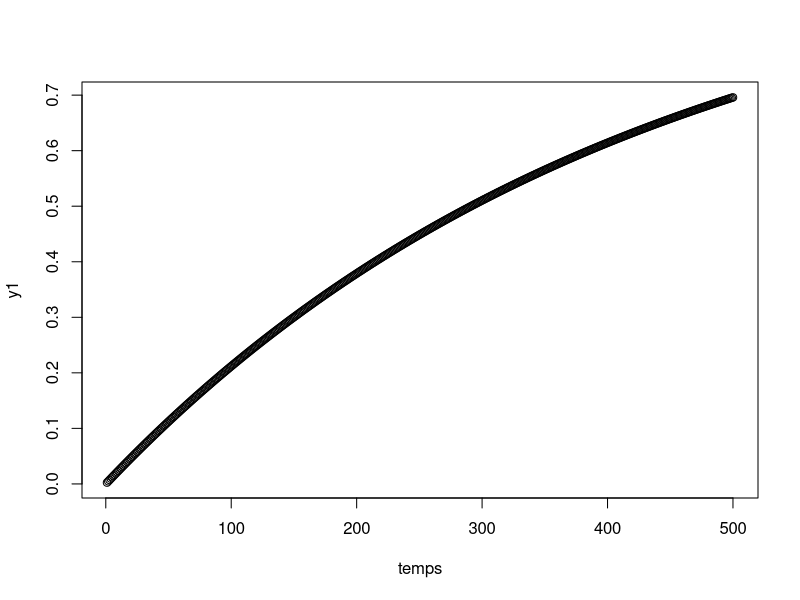
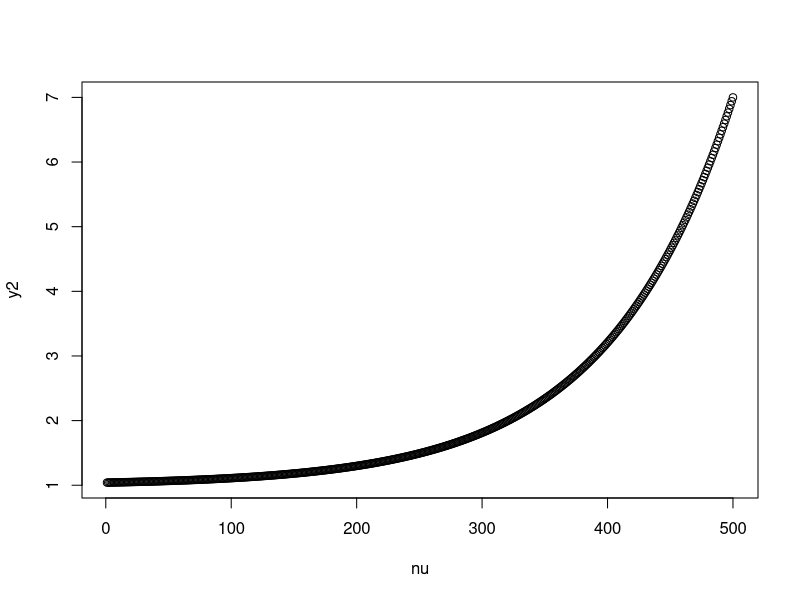
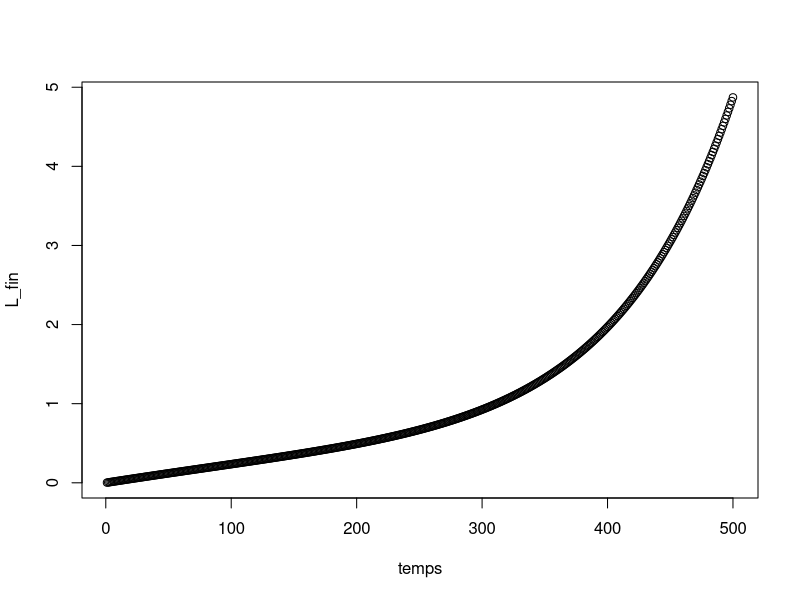

Write the R code that produced these figures, in order.
L_t <- function(x,parms)
{
  y <- 1 - exp(-x/parms[1])
}


temps <- seq(1, 500, by=1)
cond1 = c(420)

y1 <- L_t(temps, parms = cond1)
plot (temps, y1)


L_nu <- function(x,parms)
{
  y <- parms[1] + (parms[2]-parms[1])*exp(parms[3]*(x-parms[4]))
}
# parms = L_basal, L(max), alpha_6, nu_max
# x = nu

parameters = c(1, 7, 0.01, 500)
nu = seq(1, 500, by = 1)

y2 <- L_nu(x=nu, parms= parameters)
plot(nu,y2)

L_fin = y1*y2
plot(temps, L_fin)